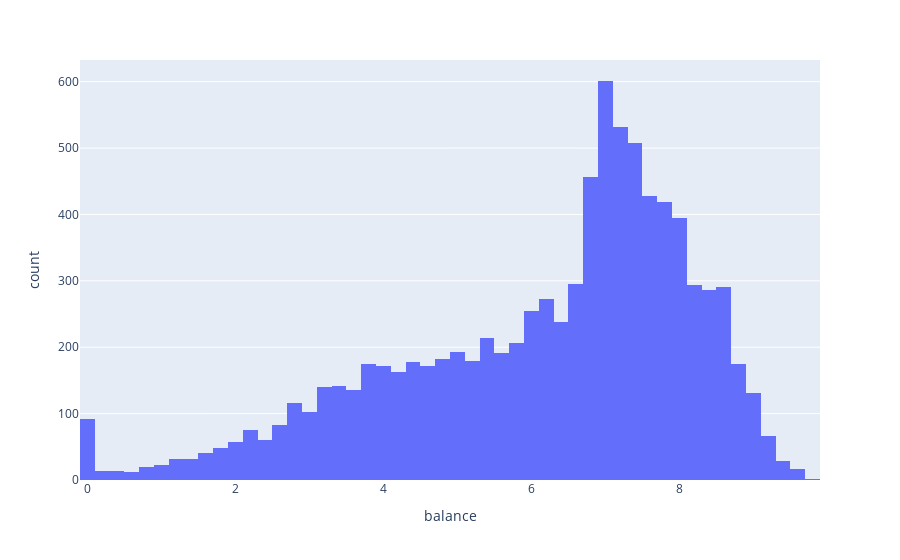

Source (notebook cell):
### Code cell
hist_2 = px.histogram(data1, x= "balance")
hist_2.show()

### Figure 1 — Plotly figure (JSON) as saved in the notebook; plotly's stock layout.template omitted (floating-point values rounded to 4 significant figures; data arrays with more than 128 entries replaced by an {"elided": "..."} marker saying what was removed)
{"data": [{"alignmentgroup": "True", "bingroup": "x", "hovertemplate": "balance=%{x}<br>count=%{y}<extra></extra>", "legendgroup": "", "marker": {"color": "#636efa"}, "name": "", "offsetgroup": "", "orientation": "v", "showlegend": false, "type": "histogram", "x": {"elided": "8950 float values"}, "xaxis": "x", "yaxis": "y"}], "layout": {"barmode": "relative", "legend": {"tracegroupgap": 0}, "margin": {"t": 60}, "xaxis": {"anchor": "y", "domain": [0, 1], "title": {"text": "balance"}}, "yaxis": {"anchor": "x", "domain": [0, 1], "title": {"text": "count"}}}}
